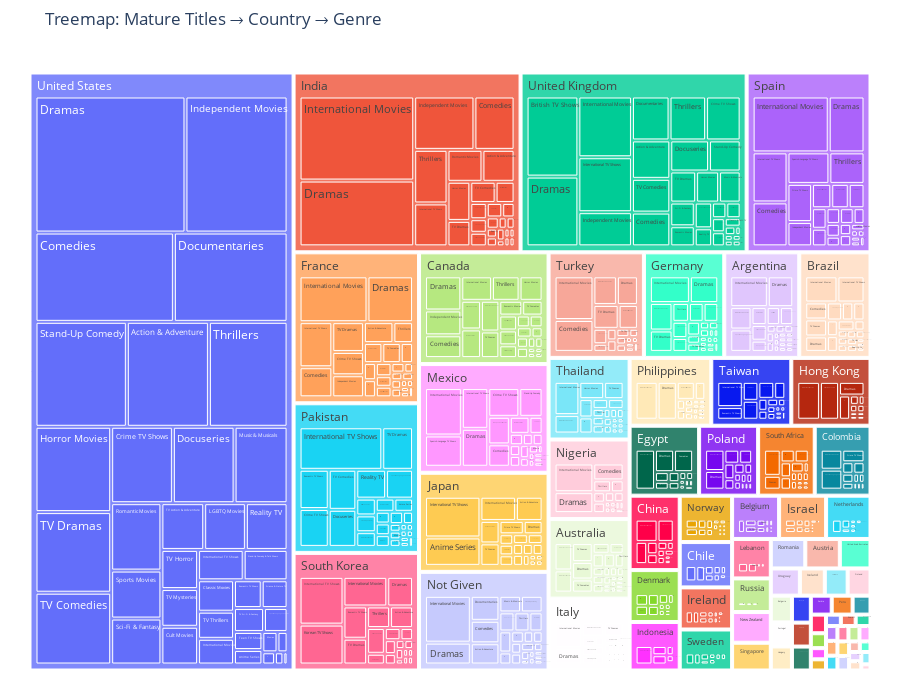

The code cell stored with this chart in its notebook:
### Code cell
import plotly.express as px

# Definde Dataframe
df_mature = df_netflix.query('rating_age >= 17')
df_mature_exp = df_mature.explode('genres_list')

# Set colors
country_counts = (
    df_mature_exp.groupby("country_clean")
    .size()
    .sort_values(ascending=False)
)

top_country = country_counts.index[0]

# Farbdict erstellen:
color_map = {c: "rgb(220,0,0)" if c == top_country else "rgb(180,180,180)"
             for c in df_mature_exp["country"].unique()}

# Treemap Country → Genre
fig = px.treemap(
    df_mature_exp,
    path=["country", "genres_list"],
    color_discrete_map=color_map,
    title="Treemap: Mature Titles → Country → Genre"
)

fig.update_layout(
    margin=dict(t=50, l=25, r=25, b=25),
    height=700
)

fig.show()

### Figure 1 — Plotly figure (JSON) as saved in the notebook; plotly's stock layout.template omitted (floating-point values rounded to 4 significant figures; data arrays with more than 128 entries replaced by an {"elided": "..."} marker saying what was removed)
{"data": [{"branchvalues": "total", "domain": {"x": [0, 1], "y": [0, 1]}, "hovertemplate": "labels=%{label}<br>count=%{value}<br>parent=%{parent}<br>id=%{id}<extra></extra>", "ids": {"elided": "978 str values"}, "labels": {"elided": "978 str values"}, "name": "", "parents": {"elided": "978 str values"}, "type": "treemap", "values": {"elided": "978 int values"}}], "layout": {"height": 700, "legend": {"tracegroupgap": 0}, "margin": {"b": 25, "l": 25, "r": 25, "t": 50}, "title": {"text": "Treemap: Mature Titles → Country → Genre"}}}
